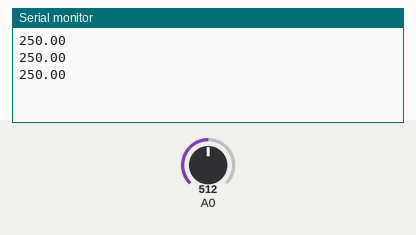
Recording of a sketch running on a simulated Arduino Uno, built with avr-gcc and run on an emulated ATmega328P. On the bench: the last lines printed to the serial monitor. The test bench sets the inputs (shaded band); at power-on: A0 = 512.

Above: at 1.3 s.
1.4 s: A0 set to 716
At 1.9 s:
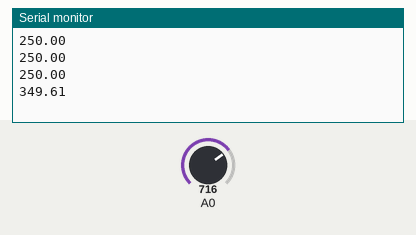
2.9 s: A0 set to 900
At 3.4 s:
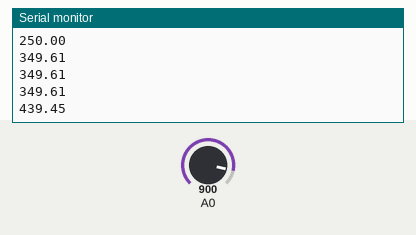
Timing chart, 0 to 5.9 s (numbered marks = the images above; inputs shaded):
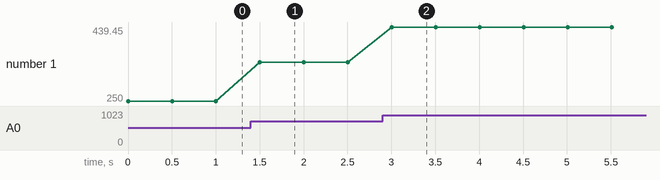

The sketch:

Temp_read.ino
```cpp
float temp;

void setup()
{
  Serial.begin(9600);
}


void loop()
{
  temp = analogRead(A0);
  temp = (5.0*temp*100.0)/1024.0;
  Serial.println(temp);
  delay(500);

}
```

Measured:
- after the input at 1.4 s, the serial monitor: prints a new line after 0.10 s (image 1)
- after the input at 2.9 s, the serial monitor: prints a new line after 0.10 s (image 2)
- plotted number 1: 250 → 349.61 after the input at 1.4 s, 349.61 → 439.45 after the input at 2.9 s
